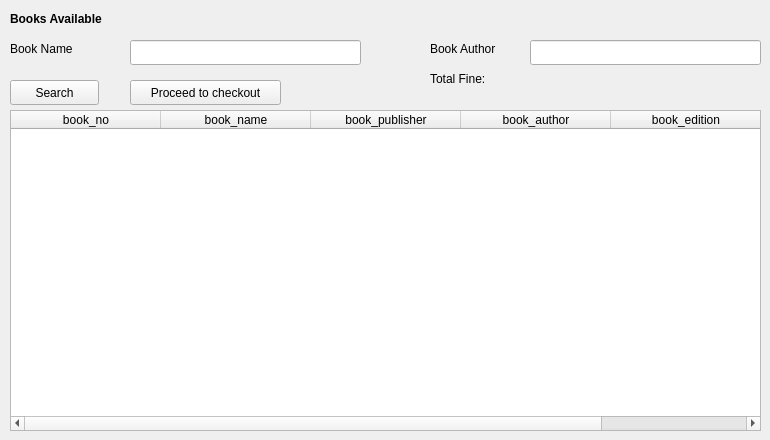
    <widget class="QWidget" name="tab_4">
     <property name="enabled">
      <bool>true</bool>
     </property>
     <attribute name="title">
      <string>Page</string>
     </attribute>
     <widget class="QLabel" name="label_36">
      <property name="enabled">
       <bool>true</bool>
      </property>
      <property name="geometry">
       <rect>
        <x>10</x>
        <y>10</y>
        <width>131</width>
        <height>17</height>
       </rect>
      </property>
      <property name="font">
       <font>
        <weight>75</weight>
        <bold>true</bold>
       </font>
      </property>
      <property name="text">
       <string>Books Available</string>
      </property>
     </widget>
     <widget class="QTableWidget" name="tableWidget_3">
      <property name="geometry">
       <rect>
        <x>10</x>
        <y>110</y>
        <width>751</width>
        <height>321</height>
       </rect>
      </property>
      <attribute name="horizontalHeaderDefaultSectionSize">
       <number>150</number>
      </attribute>
      <column>
       <property name="text">
        <string>book_no</string>
       </property>
      </column>
      <column>
       <property name="text">
        <string>book_name</string>
       </property>
      </column>
      <column>
       <property name="text">
        <string>book_publisher</string>
       </property>
      </column>
      <column>
       <property name="text">
        <string>book_author</string>
       </property>
      </column>
      <column>
       <property name="text">
        <string>book_edition</string>
       </property>
      </column>
     </widget>
     <widget class="QLineEdit" name="lineEdit_28">
      <property name="enabled">
       <bool>true</bool>
      </property>
      <property name="geometry">
       <rect>
        <x>130</x>
        <y>40</y>
        <width>231</width>
        <height>25</height>
       </rect>
      </property>
      <property name="text">
       <string/>
      </property>
     </widget>
     <widget class="QLabel" name="label_38">
      <property name="geometry">
       <rect>
        <x>10</x>
        <y>40</y>
        <width>111</width>
        <height>17</height>
       </rect>
      </property>
      <property name="font">
       <font>
        <weight>50</weight>
        <bold>false</bold>
       </font>
      </property>
      <property name="text">
       <string>Book Name</string>
      </property>
     </widget>
     <widget class="QLabel" name="label_39">
      <property name="geometry">
       <rect>
        <x>430</x>
        <y>40</y>
        <width>91</width>
        <height>17</height>
       </rect>
      </property>
      <property name="font">
       <font>
        <weight>50</weight>
        <bold>false</bold>
       </font>
      </property>
      <property name="text">
       <string>Book Author</string>
      </property>
     </widget>
     <widget class="QLineEdit" name="lineEdit_29">
      <property name="geometry">
       <rect>
        <x>530</x>
        <y>40</y>
        <width>231</width>
        <height>25</height>
       </rect>
      </property>
      <property name="text">
       <string/>
      </property>
     </widget>
     <widget class="QPushButton" name="pushButton_19">
      <property name="geometry">
       <rect>
        <x>10</x>
        <y>80</y>
        <width>89</width>
        <height>25</height>
       </rect>
      </property>
      <property name="text">
       <string>Search</string>
      </property>
     </widget>
     <widget class="QPushButton" name="pushButton_20">
      <property name="geometry">
       <rect>
        <x>130</x>
        <y>80</y>
        <width>151</width>
        <height>25</height>
       </rect>
      </property>
      <property name="text">
       <string>Proceed to checkout</string>
      </property>
     </widget>
     <widget class="QLabel" name="label_25">
      <property name="geometry">
       <rect>
        <x>430</x>
        <y>70</y>
        <width>71</width>
        <height>17</height>
       </rect>
      </property>
      <property name="text">
       <string>Total Fine:</string>
      </property>
     </widget>
     <widget class="QLabel" name="label_26">
      <property name="geometry">
       <rect>
        <x>530</x>
        <y>70</y>
        <width>141</width>
        <height>17</height>
       </rect>
      </property>
      <property name="text">
       <string/>
      </property>
     </widget>
    </widget>
